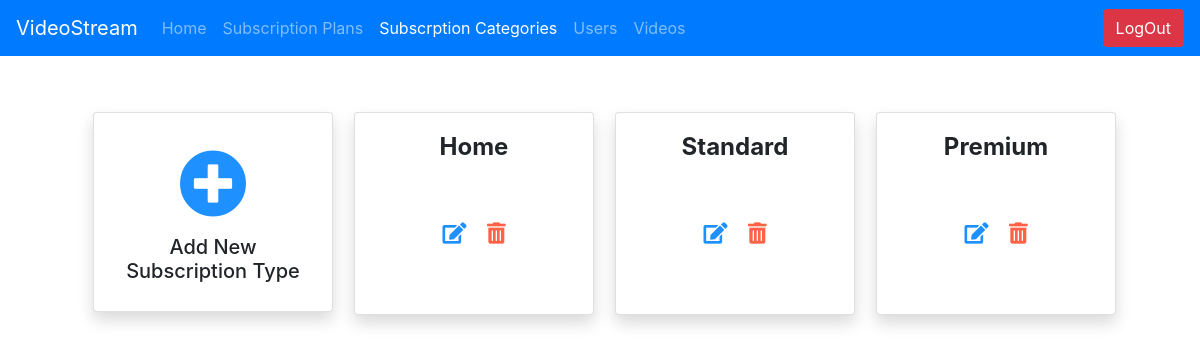
Page /video_stream_admin/subscription_type_list/ (signed in) on the earlier database version.
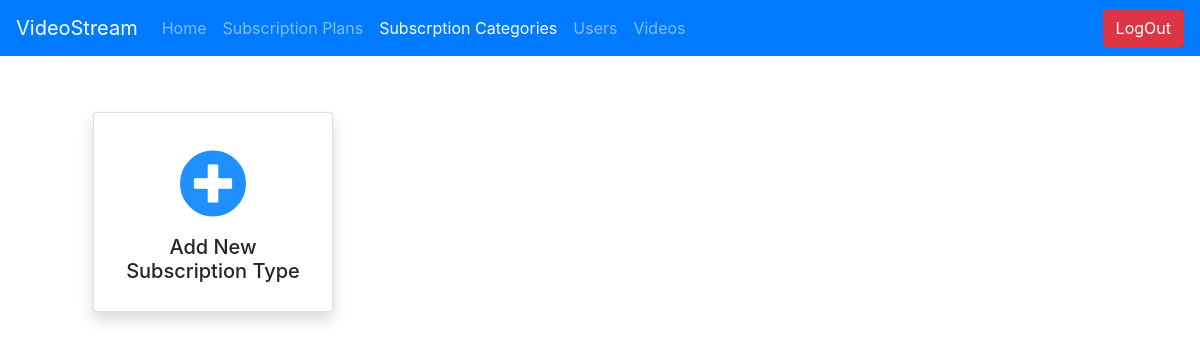
Same page on the later database version.
### video_stream_app/models.py (models this page shows, shortened)
class SubscriptionType(models.Model):
    id = models.AutoField(primary_key=True)
    type_name = models.CharField(
        max_length=50, blank=False, null=False, unique=True)

### video_stream_app/views.py (the view)
# urls.py: path('video_stream_admin/subscription_type_list/', views.subscription_type_list,
@login_required(login_url='/video_stream_admin/')
def subscription_type_list(request):
    return render(request, 'video_stream_app/subscription_type.html',
                  {
                      'subscription_type_lst': models.SubscriptionType.objects.all(),
                      'title': 'Available Plans',
                      'is_logged_in': request.user.is_authenticated,
                      'subscription_types': 'active',
                      'admin': True
                  })

### video_stream_app/templates/video_stream_app/subscription_type.html (shortened to what this page needs)
{% extends 'video_stream_app/base.html' %}
{% load static %}
{% block content %}
    <div class="container">
        <div class="m-5 text-center">
            <div class="row">
                <div class="col-md-3 my-2">
                    <div class="card shadow" style="width: 15rem;">
                        <div class="card-body">
                            <a href="/video_stream_admin/subscription_type/add/">
                                <span style="font-size: 68px; color: Dodgerblue;">
                                    <i class="fas fa-plus-circle"></i>
                                </span>
                            </a>
                            <h5> Add New Subscription Type</h5>
                        </div>
                    </div>
                </div>
                {% for subscription_type in subscription_type_lst %}
                    <div class="col-md-3 my-2">
                        <div class="card shadow" style="width: 15rem;">
                            <div class="card-body">
                                <h4 class="card-title"> <strong>{{ subscription_type.type_name}}</strong></h4>
                                <div class="py-5">
                                    <a href="/video_stream_admin/subscription_type/edit__{{ subscription_type.pk }}/">
                                        <span style="color: Dodgerblue;" class="pr-2">
                                            <i class="fas fa-edit fa-lg"></i>
                                        </span>
                                    </a>
                                    <a href="/video_stream_admin/subscription_type/delete__{{ subscription_type.pk }}/">
                                        <span style="color: tomato;" class="pl-2">
                                            <i class="fas fa-trash-alt fa-lg"></i>
                                        </span>
                                    </a>
                                </div>
                            </div>
                        </div>
                    </div>
                {% endfor %}
            </div>
        </div>
    </div>
{% endblock %}

Differences in the rows shown:
removed SubscriptionType: type_name "Home"
removed SubscriptionType: type_name "Standard"
removed SubscriptionType: type_name "Premium"
